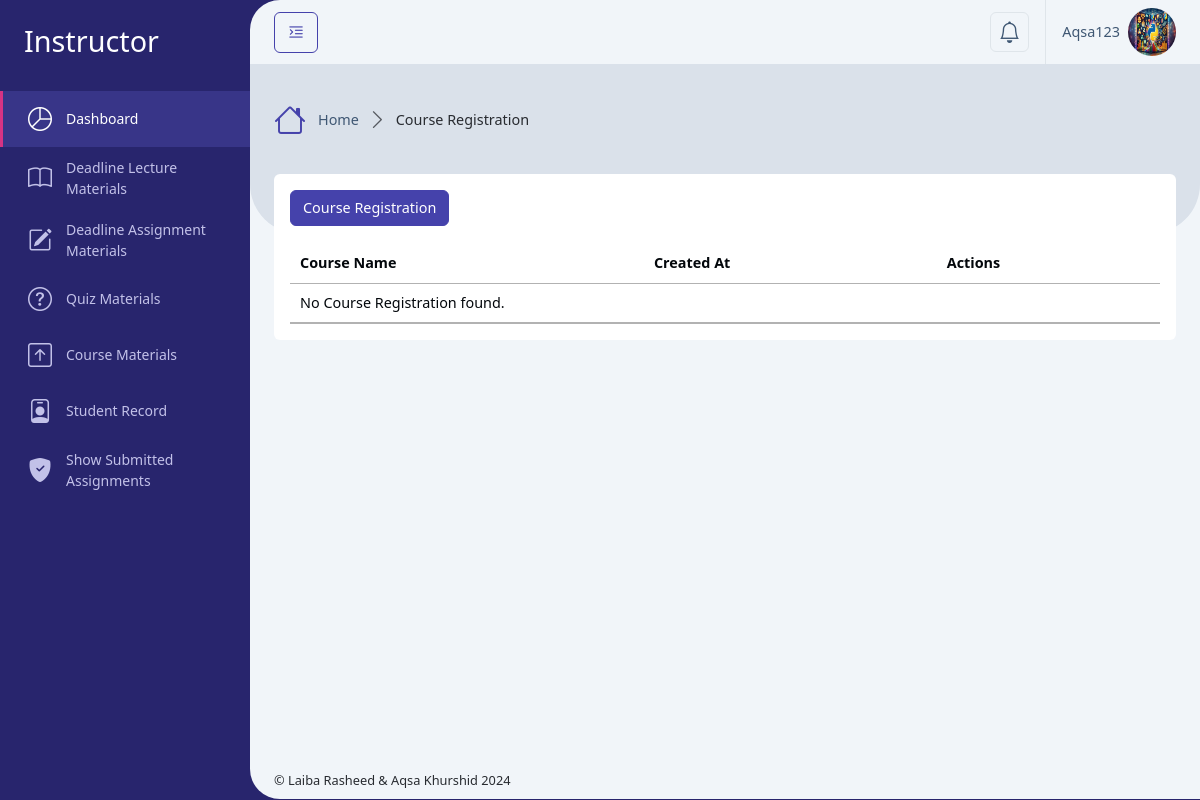
Page /Student/course_registration.php (signed in) on the committed database.
### tables this page shows
CREATE TABLE `users` (
  `id` int(11) NOT NULL,
  `username` varchar(50) NOT NULL,
  `email` varchar(100) NOT NULL,
  `address` varchar(255) DEFAULT NULL,
  `phone` varchar(20) DEFAULT NULL,
  `department` varchar(255) DEFAULT NULL,
  `student_semester` varchar(100) DEFAULT NULL,
  `student_session` varchar(100) DEFAULT NULL,
  `student_program` varchar(100) DEFAULT NULL,
  `instructor_education` varchar(255) DEFAULT NULL,
  `profile_photo` varchar(256) DEFAULT NULL,
  `password` varchar(255) NOT NULL,
  `role_id` int(11) NOT NULL,
  `isActive` tinyint(2) DEFAULT 0,
  `created_at` timestamp NOT NULL DEFAULT current_timestamp()
);

### Student/course_registration.php (called while the page is built, shortened)
<?php
    require '../Database/config.php';
    $user = getUserData($_SESSION['user_id']);
    $user_id = $_SESSION['user_id'];
    $sql = "SELECT course_registration.*, courses.name AS course_name
        FROM course_registration
        JOIN courses ON course_registration.course_id = courses.id
        WHERE course_registration.user_id = ?";
    $stmt = $conn->prepare($sql);
    $stmt->bind_param("i", $user_id);
    $stmt->execute();
    $result = $stmt->get_result();
    include '../setting/_Layout.php';
?>

### Database/config.php (called while the page is built, shortened)
<?php
    $servername = "localhost";
    $username = "root";
    $password = "";
    $dbname = "course_ms";
    $conn = new mysqli($servername, $username, $password, $dbname);
    function getUserData($user_id) {
        global $conn;
        $stmt = $conn->prepare("SELECT * FROM users WHERE id = ?");
        $stmt->bind_param("i", $user_id);
        $stmt->execute();
        $result = $stmt->get_result();
        return $result->fetch_assoc();
    }
?>

### Student/course_registration_content.php (the view, shortened to what this page needs)
<div class="row">
    <div class="col-xxl-12">
        <div class="card mb-4">
            <div class="card-body">
                <button class="btn btn-primary mb-3" data-bs-toggle="modal" data-bs-target="#createCourseRegistrationModal">Course Registration</button>
                <div class="table-responsive">
                    <table id="example" class="table align-middle table-hover m-0 display nowrap" style="width:100%">
                        <thead>
                            <tr>
                                <th scope="col">Course Name</th>
                                <th scope="col">Created At</th>
                                <th scope="col">Actions</th>
                            </tr>
                        </thead>
                        <tbody>
                            <?php
                            if ($result->num_rows > 0) {
                                while ($row = $result->fetch_assoc()) {
                            ?>
                                    <tr>
                                    <td><?php echo htmlspecialchars($row['course_name']); ?></td>
                                    <td><?php echo htmlspecialchars($row['created_at']); ?></td>
                                        <td>
                                            <button class="btn btn-danger btn-sm" data-bs-toggle="modal" data-bs-target="#deleteCourseRegistrationModal" onclick="setDeleteModalData(<?php echo $row['id']; ?>)"><i class="bi bi-trash"></i></button>
                                        </td>
                                    </tr>
                            <?php
                                }
                            } else {
                            ?>
                                <tr>
                                    <td colspan="3">No Course Registration found.</td>
                                </tr>
                            <?php
                            }
                            ?>
                        </tbody>
                    </table>
                </div>
            </div>
        </div>
    </div>
</div>

### setting/_Header.php (shortened to what this page needs)
<div class="app-header d-flex align-items-center">
    <div class="d-flex">
        <button class="btn btn-outline-primary me-2 pin-sidebar" id="pin-sidebar">
            <i class="bi bi-text-indent-left fs-5"></i>
        </button>
    </div>
    <div class="header-actions">
        <div class="dropdown ms-2">
            <a class="dropdown-toggle d-flex p-2 border rounded-2" href="#!" role="button" data-bs-toggle="dropdown"
                aria-expanded="false">
                <i class="bi bi-bell fs-4 lh-1"></i>
            </a>
        </div>
        <div class="dropdown ms-3">
            <a id="userSettings" class="dropdown-toggle d-flex py-2 align-items-center ps-3 border-start" href="#!"
                role="button" data-bs-toggle="dropdown" aria-expanded="false">
                <span class="d-none d-md-block me-2"><?php echo htmlspecialchars($user['username']); ?></span>
                <img src="../assets/uploads/<?php echo htmlspecialchars($user['profile_photo']); ?>" class="rounded-circle img-3x" alt="Bootstrap Gallery" />
            </a>
        </div>
    </div>
</div>

### rows in the picture
users: username "Aqsa123", profile_photo (picture)

### other values in the picture
$roleTitle "Instructor"
$title "Course Registration"
